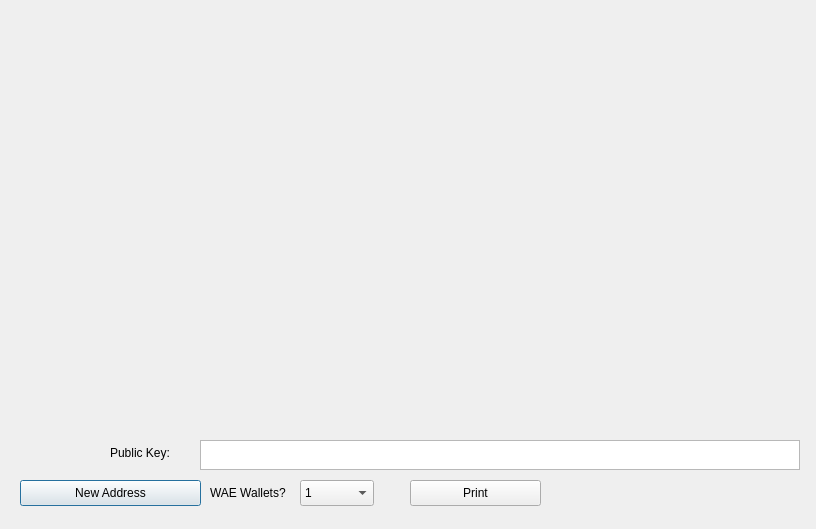
<?xml version="1.0" encoding="UTF-8"?>
<ui version="4.0">
 <class>PaperWalletDialog</class>
 <widget class="QDialog" name="PaperWalletDialog">
  <property name="geometry">
   <rect>
    <x>0</x>
    <y>0</y>
    <width>816</width>
    <height>529</height>
   </rect>
  </property>
  <property name="windowTitle">
   <string>Print Your Paper Wallets</string>
  </property>
  <widget class="QLabel" name="privateKeyQRCode">
   <property name="geometry">
    <rect>
     <x>608</x>
     <y>192</y>
     <width>149</width>
     <height>149</height>
    </rect>
   </property>
   <property name="text">
    <string/>
   </property>
   <property name="scaledContents">
    <bool>true</bool>
   </property>
  </widget>
  <widget class="QLabel" name="addressQRCode">
   <property name="geometry">
    <rect>
     <x>56</x>
     <y>107</y>
     <width>120</width>
     <height>120</height>
    </rect>
   </property>
   <property name="text">
    <string/>
   </property>
   <property name="scaledContents">
    <bool>true</bool>
   </property>
  </widget>
  <widget class="QPushButton" name="getNewAddress">
   <property name="geometry">
    <rect>
     <x>20</x>
     <y>480</y>
     <width>181</width>
     <height>26</height>
    </rect>
   </property>
   <property name="text">
    <string>New Address</string>
   </property>
   <property name="icon">
    <iconset resource="../weycoin.qrc">
     <normaloff>:/icons/add</normaloff>:/icons/add</iconset>
   </property>
  </widget>
  <widget class="QLabel" name="paperTemplate">
   <property name="geometry">
    <rect>
     <x>20</x>
     <y>10</y>
     <width>775</width>
     <height>416</height>
    </rect>
   </property>
   <property name="text">
    <string notr="true"/>
   </property>
   <property name="pixmap">
    <pixmap resource="../weycoin.qrc">:/images/paper_wallet</pixmap>
   </property>
  </widget>
  <widget class="VerticalLabel" name="addressText2">
   <property name="geometry">
    <rect>
     <x>245</x>
     <y>22</y>
     <width>31</width>
     <height>371</height>
    </rect>
   </property>
   <property name="font">
    <font>
     <family>Monospace</family>
     <pointsize>12</pointsize>
     <weight>75</weight>
     <italic>false</italic>
     <bold>true</bold>
    </font>
   </property>
   <property name="text">
    <string/>
   </property>
   <property name="alignment">
    <set>Qt::AlignCenter</set>
   </property>
   <property name="textInteractionFlags">
    <set>Qt::TextSelectableByKeyboard|Qt::TextSelectableByMouse</set>
   </property>
  </widget>
  <widget class="VerticalLabel" name="privateKeyText">
   <property name="geometry">
    <rect>
     <x>781</x>
     <y>9</y>
     <width>18</width>
     <height>416</height>
    </rect>
   </property>
   <property name="font">
    <font>
     <family>Monospace</family>
     <pointsize>8</pointsize>
     <weight>50</weight>
     <italic>false</italic>
     <bold>false</bold>
    </font>
   </property>
   <property name="text">
    <string/>
   </property>
   <property name="scaledContents">
    <bool>true</bool>
   </property>
   <property name="alignment">
    <set>Qt::AlignCenter</set>
   </property>
   <property name="textInteractionFlags">
    <set>Qt::TextSelectableByKeyboard|Qt::TextSelectableByMouse</set>
   </property>
  </widget>
  <widget class="QPushButton" name="printButton">
   <property name="geometry">
    <rect>
     <x>410</x>
     <y>480</y>
     <width>131</width>
     <height>26</height>
    </rect>
   </property>
   <property name="text">
    <string>Print</string>
   </property>
   <property name="icon">
    <iconset resource="../weycoin.qrc">
     <normaloff>:/icons/receiving_addresses</normaloff>:/icons/receiving_addresses</iconset>
   </property>
  </widget>
  <widget class="QDialogButtonBox" name="buttonBox">
   <property name="geometry">
    <rect>
     <x>710</x>
     <y>480</y>
     <width>91</width>
     <height>26</height>
    </rect>
   </property>
   <property name="standardButtons">
    <set>QDialogButtonBox::NoButton</set>
   </property>
   <property name="centerButtons">
    <bool>true</bool>
   </property>
  </widget>
  <widget class="QLabel" name="label">
   <property name="geometry">
    <rect>
     <x>210</x>
     <y>480</y>
     <width>91</width>
     <height>26</height>
    </rect>
   </property>
   <property name="text">
    <string>WAE Wallets?</string>
   </property>
  </widget>
  <widget class="QComboBox" name="walletCount">
   <property name="geometry">
    <rect>
     <x>300</x>
     <y>480</y>
     <width>74</width>
     <height>26</height>
    </rect>
   </property>
   <property name="editable">
    <bool>false</bool>
   </property>
   <item>
    <property name="text">
     <string>1</string>
    </property>
   </item>
   <item>
    <property name="text">
     <string>2</string>
    </property>
   </item>
   <item>
    <property name="text">
     <string>3</string>
    </property>
   </item>
   <item>
    <property name="text">
     <string>4</string>
    </property>
   </item>
   <item>
    <property name="text">
     <string>5</string>
    </property>
   </item>
   <item>
    <property name="text">
     <string>6</string>
    </property>
   </item>
   <item>
    <property name="text">
     <string>7</string>
    </property>
   </item>
   <item>
    <property name="text">
     <string>8</string>
    </property>
   </item>
   <item>
    <property name="text">
     <string>9</string>
    </property>
   </item>
   <item>
    <property name="text">
     <string>10</string>
    </property>
   </item>
   <item>
    <property name="text">
     <string>11</string>
    </property>
   </item>
   <item>
    <property name="text">
     <string>12</string>
    </property>
   </item>
  </widget>
  <widget class="QTextEdit" name="publicKey">
   <property name="geometry">
    <rect>
     <x>200</x>
     <y>440</y>
     <width>600</width>
     <height>30</height>
    </rect>
   </property>
   <property name="undoRedoEnabled">
    <bool>false</bool>
   </property>
   <property name="readOnly">
    <bool>true</bool>
   </property>
   <property name="html">
    <string>&lt;!DOCTYPE HTML PUBLIC &quot;-//W3C//DTD HTML 4.0//EN&quot; &quot;http://www.w3.org/TR/REC-html40/strict.dtd&quot;&gt;
&lt;html&gt;&lt;head&gt;&lt;meta name=&quot;qrichtext&quot; content=&quot;1&quot; /&gt;&lt;style type=&quot;text/css&quot;&gt;
p, li { white-space: pre-wrap; }
&lt;/style&gt;&lt;/head&gt;&lt;body style=&quot; font-family:'Sans'; font-size:9pt; font-weight:400; font-style:normal;&quot;&gt;
&lt;p style=&quot;-qt-paragraph-type:empty; margin-top:0px; margin-bottom:0px; margin-left:0px; margin-right:0px; -qt-block-indent:0; text-indent:0px; font-family:'Sans Serif';&quot;&gt;&lt;br /&gt;&lt;/p&gt;&lt;/body&gt;&lt;/html&gt;</string>
   </property>
   <property name="acceptRichText">
    <bool>false</bool>
   </property>
  </widget>
  <widget class="QLabel" name="label_2">
   <property name="geometry">
    <rect>
     <x>110</x>
     <y>440</y>
     <width>91</width>
     <height>26</height>
    </rect>
   </property>
   <property name="text">
    <string>Public Key:</string>
   </property>
  </widget>
  <widget class="QLabel" name="addressText">
   <property name="geometry">
    <rect>
     <x>40</x>
     <y>340</y>
     <width>440</width>
     <height>15</height>
    </rect>
   </property>
   <property name="text">
    <string>&lt;html&gt;&lt;head/&gt;&lt;body&gt;&lt;p&gt;&lt;br/&gt;&lt;/p&gt;&lt;/body&gt;&lt;/html&gt;</string>
   </property>
  </widget>
  <zorder>getNewAddress</zorder>
  <zorder>paperTemplate</zorder>
  <zorder>addressQRCode</zorder>
  <zorder>privateKeyQRCode</zorder>
  <zorder>addressText2</zorder>
  <zorder>privateKeyText</zorder>
  <zorder>printButton</zorder>
  <zorder>buttonBox</zorder>
  <zorder>label</zorder>
  <zorder>walletCount</zorder>
  <zorder>publicKey</zorder>
  <zorder>label_2</zorder>
  <zorder>addressText</zorder>
 </widget>
 <customwidgets>
  <customwidget>
   <class>VerticalLabel</class>
   <extends>QLabel</extends>
   <header>verticallabel.h</header>
  </customwidget>
 </customwidgets>
 <resources>
  <include location="../weycoin.qrc"/>
 </resources>
 <connections>
  <connection>
   <sender>buttonBox</sender>
   <signal>rejected()</signal>
   <receiver>PaperWalletDialog</receiver>
   <slot>close()</slot>
   <hints>
    <hint type="sourcelabel">
     <x>650</x>
     <y>408</y>
    </hint>
    <hint type="destinationlabel">
     <x>357</x>
     <y>214</y>
    </hint>
   </hints>
  </connection>
 </connections>
</ui>
